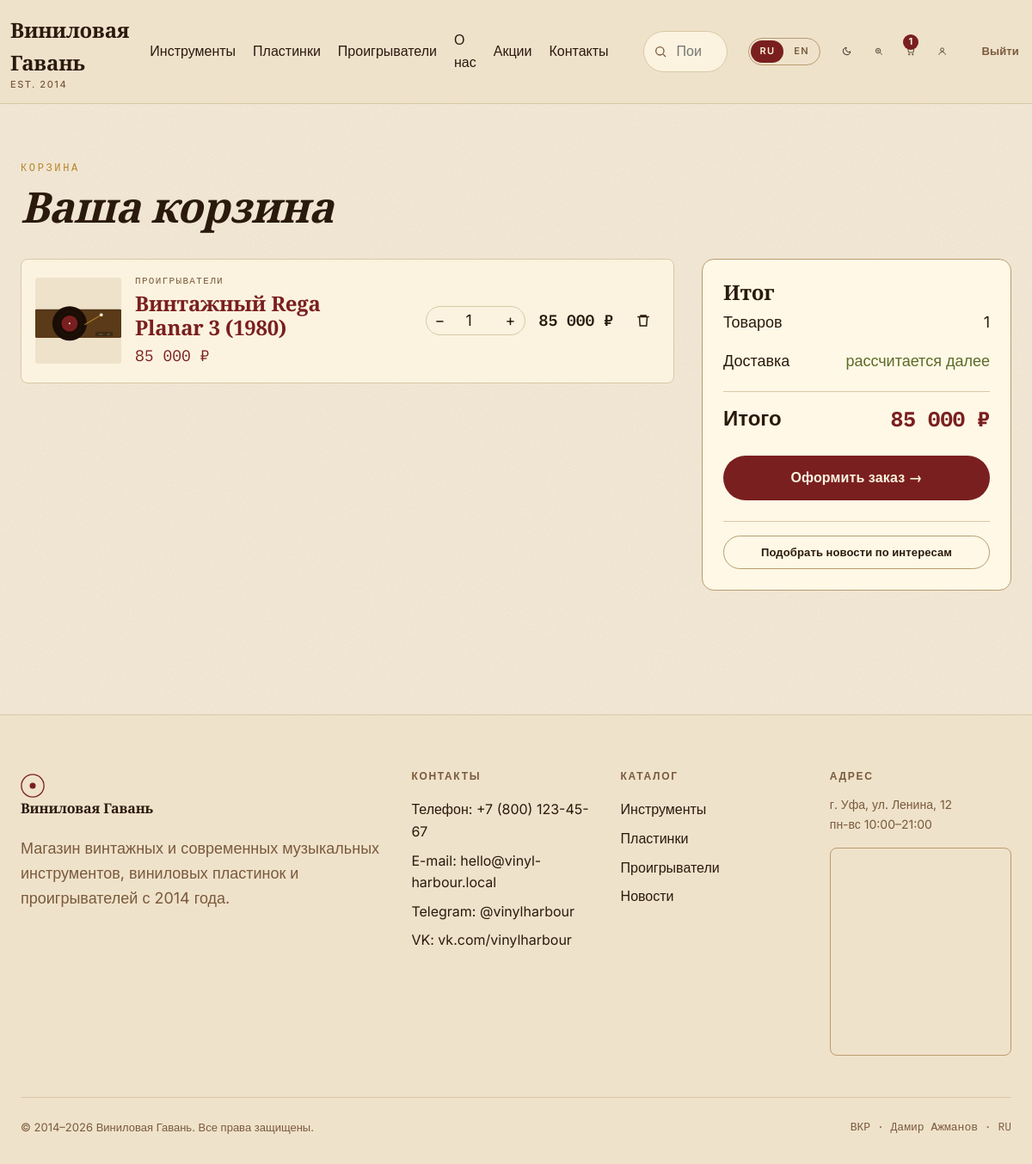
The page /cart/ (signed in) on the database its author committed.
### app/models.py (models this page shows, shortened)
class Category(db.Model):
    __tablename__ = "categories"
    id = db.Column(db.Integer, primary_key=True)
    slug = db.Column(db.String(64), unique=True, nullable=False)
    name_ru = db.Column(db.String(120), nullable=False)
    name_en = db.Column(db.String(120), nullable=False)
    description_ru = db.Column(db.Text, default="")
    description_en = db.Column(db.Text, default="")
    products = db.relationship("Product", backref="category", lazy="dynamic")
    def name(self, lang="ru"):
        return self.name_en if lang == "en" else self.name_ru

class CartItem(db.Model):
    __tablename__ = "cart_items"
    id = db.Column(db.Integer, primary_key=True)
    user_id = db.Column(db.Integer, db.ForeignKey("users.id"), nullable=False, index=True)
    product_id = db.Column(db.Integer, db.ForeignKey("products.id"), nullable=False)
    quantity = db.Column(db.Integer, default=1)
    added_at = db.Column(db.DateTime, default=datetime.utcnow)
    product = db.relationship("Product")
    @property
    def subtotal(self):
        return float(self.product.price) * self.quantity

class Product(db.Model):
    __tablename__ = "products"
    id = db.Column(db.Integer, primary_key=True)
    category_id = db.Column(db.Integer, db.ForeignKey("categories.id"), nullable=False, index=True)
    name_ru = db.Column(db.String(200), nullable=False)
    name_en = db.Column(db.String(200), nullable=False)
    short_ru = db.Column(db.String(400), default="")
    short_en = db.Column(db.String(400), default="")
    description_ru = db.Column(db.Text, default="")
    description_en = db.Column(db.Text, default="")
    specs_ru = db.Column(db.Text, default="")  # характеристики, по строке "ключ: значение"
    specs_en = db.Column(db.Text, default="")
    price = db.Column(db.Numeric(10, 2), nullable=False)
    old_price = db.Column(db.Numeric(10, 2))  # для акций
    stock = db.Column(db.Integer, default=0)
    image = db.Column(db.String(255), default="placeholder.svg")
    is_featured = db.Column(db.Boolean, default=False)  # для слайдера
    created_at = db.Column(db.DateTime, default=datetime.utcnow)
    images = db.relationship("ProductImage", backref="product", lazy="dynamic", cascade="all, delete-orphan")
    reviews = db.relationship("Review", backref="product", lazy="dynamic", cascade="all, delete-orphan")
    def name(self, lang="ru"):
        return self.name_en if lang == "en" else self.name_ru

### app/blueprints/cart/routes.py (the view)
@bp.route("/")
@login_required
def index():
    items = CartItem.query.filter_by(user_id=current_user.id).all()
    total = sum(item.subtotal for item in items)
    return render_template("cart/index.html", items=items, total=total)

### app/i18n.py (called while the page is built)
def translations(lang):
    return TRANSLATIONS.get(lang, TRANSLATIONS["ru"])

### app/models.py (called while the page is built)
@login_manager.user_loader
def load_user(user_id):
    return db.session.get(User, int(user_id))

    @property
    def is_admin(self):
        return self.role == "admin"

### app/templates/cart/index.html (shortened to what this page needs)
{% extends 'base.html' %}
{% block content %}
<section class="section">
  <div class="container">
    <div style="margin-bottom: var(--space-8);">
      <div class="section-eyebrow">{{ t.cart }}</div>
      <h1 style="font-style: italic;">{% if lang=='en' %}Your basket{% else %}Ваша корзина{% endif %}</h1>
    </div>
    {% if items %}
    <div style="display: grid; grid-template-columns: 1fr 360px; gap: var(--space-8);">
      <div class="cart-list">
        {% for ci in items %}
        <div class="cart-item">
          <a href="{{ url_for('catalog.detail', product_id=ci.product.id) }}" class="img"><img src="{{ url_for('static', filename='img/' + ci.product.image) }}" alt=""></a>
          <div class="info">
            <div class="card-cat" style="font-family: var(--font-mono); font-size: 11px; color: var(--color-text-muted); letter-spacing: .12em; text-transform: uppercase;">{{ ci.product.category.name(lang) }}</div>
            <h3 style="font-family: var(--font-display); margin-top: 4px;"><a href="{{ url_for('catalog.detail', product_id=ci.product.id) }}">{{ ci.product.name(lang) }}</a></h3>
            <div style="font-family: var(--font-mono); color: var(--color-primary); margin-top: 6px;">{{ "{:,.0f}".format(ci.product.price).replace(',', ' ') }} ₽</div>
          </div>
          <form method="post" action="{{ url_for('cart.update', item_id=ci.id) }}" class="qty-control">
            <button type="button" onclick="this.nextElementSibling.stepDown(); this.closest('form').submit();">−</button>
            <input type="number" name="quantity" value="{{ ci.quantity }}" min="1" max="{{ ci.product.stock }}">
            <button type="button" onclick="this.previousElementSibling.stepUp(); this.closest('form').submit();">+</button>
          </form>
          <div style="font-family: var(--font-mono); font-weight: 600; font-size: var(--text-base);">{{ "{:,.0f}".format(ci.subtotal).replace(',', ' ') }} ₽</div>
          <form method="post" action="{{ url_for('cart.remove', item_id=ci.id) }}">
            <button type="submit" class="icon-btn" aria-label="{{ t.remove }}" title="{{ t.remove }}">
              <svg width="18" height="18" viewBox="0 0 24 24" fill="none" stroke="currentColor" stroke-width="2"><path d="M3 6h18M8 6V4h8v2M6 6l1 14h10l1-14"/></svg>
            </button>
          </form>
        </div>
        {% endfor %}
      </div>
      <aside class="cart-summary">
        <h3>{% if lang=='en' %}Summary{% else %}Итог{% endif %}</h3>
        <div class="row"><span>{% if lang=='en' %}Items{% else %}Товаров{% endif %}</span><span>{{ items|length }}</span></div>
        <div class="row"><span>{% if lang=='en' %}Delivery{% else %}Доставка{% endif %}</span><span style="color: var(--color-success);">{% if lang=='en' %}calculated next{% else %}рассчитается далее{% endif %}</span></div>
        <div class="row total"><span>{{ t.total }}</span><span style="font-family: var(--font-mono); color: var(--color-primary);">{{ "{:,.0f}".format(total).replace(',', ' ') }} ₽</span></div>
        <a href="{{ url_for('cart.checkout') }}" class="btn btn-primary btn-block" style="margin-top: var(--space-4);">{{ t.checkout }} →</a>
        <div style="margin-top: var(--space-6); padding-top: var(--space-4); border-top: 1px solid var(--color-divider);">
          <button class="btn btn-outline btn-sm btn-block" data-external-news>{{ t.external_news }}</button>
        </div>
      </aside>
    </div>
    {% endif %}
  </div>
</section>
{% endblock %}

### app/templates/base.html (shortened to what this page needs)
<!DOCTYPE html>
<html lang="{{ lang }}">
<head>
  <link rel="stylesheet" href="{{ url_for('static', filename='css/style.css') }}">
</head>
<body>
<header class="site-header">
  <div class="container header-top">
    <a href="{{ url_for('main.index') }}" class="logo" aria-label="{{ t.site_name }}">
      <span>{{ t.site_name }}<small>EST. 2014</small></span>
    </a>
    <nav class="nav-main">
      <a href="{{ url_for('catalog.category', slug='instruments') }}">{{ t.instruments }}</a>
      <a href="{{ url_for('catalog.category', slug='vinyl') }}">{{ t.vinyl }}</a>
      <a href="{{ url_for('catalog.category', slug='players') }}">{{ t.players }}</a>
      <a href="{{ url_for('main.index') }}#about">{{ t.about }}</a>
      <a href="{{ url_for('main.index') }}#promotions">{{ t.promotions }}</a>
      <a href="{{ url_for('main.index') }}#contacts">{{ t.contacts }}</a>
    </nav>
    <form action="{{ url_for('main.search') }}" method="get" class="search-form-header" role="search">
      <svg width="16" height="16" viewBox="0 0 24 24" fill="none" stroke="currentColor" stroke-width="2"><circle cx="11" cy="11" r="7"/><path d="m21 21-4.3-4.3"/></svg>
      <input type="search" name="q" placeholder="{{ t.search_placeholder }}" autocomplete="off" data-search-input>
    </form>
    <div class="lang-toggle" role="group" aria-label="Language">
      <a href="?lang=ru" class="{% if lang=='ru' %}active{% endif %}">RU</a>
      <a href="?lang=en" class="{% if lang=='en' %}active{% endif %}">EN</a>
    </div>
    <button class="icon-btn" data-theme-toggle aria-label="{{ t.theme_dark }}" title="{{ t.theme_dark }}"></button>
    <button class="icon-btn" data-vision-toggle aria-label="{{ t.vision_mode }}" title="{{ t.vision_mode }}">
      <svg width="20" height="20" viewBox="0 0 24 24" fill="none" stroke="currentColor" stroke-width="1.6"><circle cx="11" cy="11" r="6"/><path d="m21 21-5-5"/><path d="M11 8v6M8 11h6" stroke-width="1.4"/></svg>
    </button>
    {% if current_user.is_authenticated %}
      <a href="{{ url_for('cart.index') }}" class="icon-btn cart-btn" aria-label="{{ t.cart }}">
        <svg width="20" height="20" viewBox="0 0 24 24" fill="none" stroke="currentColor" stroke-width="1.6"><path d="M6 6h15l-1.5 9h-12z"/><circle cx="9" cy="20" r="1.5"/><circle cx="18" cy="20" r="1.5"/><path d="M6 6 5 3H2"/></svg>
        {% set cart_count = current_user.cart_items.count() %}
        {% if cart_count %}<span class="badge">{{ cart_count }}</span>{% endif %}
      </a>
      <a href="{{ url_for('account.index') }}" class="icon-btn" aria-label="{{ t.account }}" title="{{ t.account }}">
        <svg width="20" height="20" viewBox="0 0 24 24" fill="none" stroke="currentColor" stroke-width="1.6"><circle cx="12" cy="8" r="4"/><path d="M4 21c0-4 4-7 8-7s8 3 8 7"/></svg>
      </a>
      <a href="{{ url_for('auth.logout') }}" class="btn btn-ghost btn-sm">{{ t.logout }}</a>
    {% else %}
      <a href="{{ url_for('auth.login') }}" class="btn btn-ghost btn-sm">{{ t.login }}</a>
      <a href="{{ url_for('auth.register') }}" class="btn btn-primary btn-sm">{{ t.register }}</a>
    {% endif %}
  </div>
</header>
<main>
  {% block content %}{% endblock %}
</main>
<footer class="site-footer" id="contacts">
  <div class="container">
    <div class="footer-grid">
      <div>
        <a href="{{ url_for('main.index') }}" class="logo">
          <svg width="28" height="28" viewBox="0 0 32 32" fill="none">
            <circle cx="16" cy="16" r="15" stroke="currentColor" stroke-width="1.5"/>
            <circle cx="16" cy="16" r="4" fill="currentColor"/>
          </svg>
          <span>{{ t.site_name }}</span>
        </a>
        <p style="margin-top: 1rem; color: var(--color-text-muted);">{{ t.footer_about }}</p>
      </div>
      <div>
        <h4>{{ t.contacts }}</h4>
        <a href="tel:+78001234567">{{ t.phone }}: +7 (800) 123-45-67</a>
        <a href="mailto:hello@vinyl-harbour.local">{{ t.email }}: hello@vinyl-harbour.local</a>
        <a href="#">Telegram: @vinylharbour</a>
        <a href="#">VK: vk.com/vinylharbour</a>
      </div>
      <div>
        <h4>{{ t.catalog }}</h4>
        <a href="{{ url_for('catalog.category', slug='instruments') }}">{{ t.instruments }}</a>
        <a href="{{ url_for('catalog.category', slug='vinyl') }}">{{ t.vinyl }}</a>
        <a href="{{ url_for('catalog.category', slug='players') }}">{{ t.players }}</a>
        <a href="{{ url_for('main.news_list') }}">{{ t.news }}</a>
      </div>
      <div>
        <h4>{{ t.address }}</h4>
        <p style="font-size: 0.875rem; color: var(--color-text-muted);">г. Уфа, ул. Ленина, 12<br>пн-вс 10:00–21:00</p>
        <div class="map-embed">
          <iframe src="https://yandex.ru/map-widget/v1/?ll=55.957727%2C54.735152&z=14&pt=55.957727,54.735152,pm2rdm" loading="lazy" allowfullscreen title="Карта"></iframe>
        </div>
      </div>
    </div>
    <div class="copyright">
      <span>© 2014–2026 {{ t.site_name }}. {{ t.rights }}.</span>
      <span style="font-family: var(--font-mono);">ВКР · Дамир Ажманов · {{ lang|upper }}</span>
    </div>
  </div>
</footer>
</body>
</html>

### rows shown on the page
Category: players "Проигрыватели"
CartItem: image (picture), product.category.name "ПРОИГРЫВАТЕЛИ", product.name "Винтажный Rega Planar 3 (1980)", quantity "1"
Product: price "85 000", price.quantity "85 000"

### other values the page prints
{{ t.site_name }} "Виниловая Гавань"
{{ t.instruments }} "Инструменты"
{{ t.vinyl }} "Пластинки"
{{ t.about }} "О нас"
{{ t.promotions }} "Акции"
{{ t.contacts }} "Контакты"
{{ cart_count }} "1"
{{ t.logout }} "Выйти"
{{ t.cart }} "КОРЗИНА"
{{ items|length }} "1"
{{ t.total }} "Итого"
{{ "{:,.0f}".format(total).replace(',', ' ') }} "85 000"
{{ t.checkout }} "Оформить заказ"
{{ t.external_news }} "Подобрать новости по интересам"
{{ t.footer_about }} "Магазин винтажных и современных музыкальных инструментов, виниловых пластинок и проигрывателей с 2014 года."
